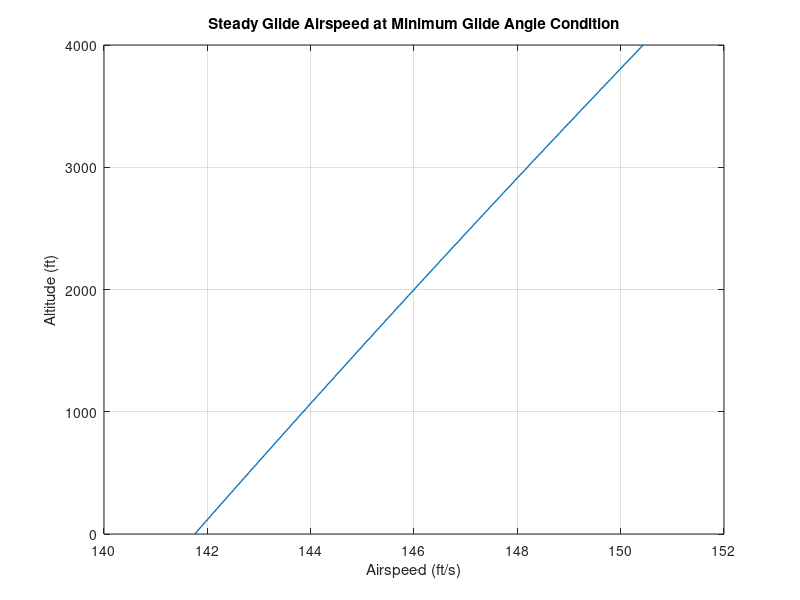

The MATLAB script that drew this image:
clear; clc; close all;

%The purpose of this function is to calculate the flight envelope for
%steady longitudinal glide at the minimum glide angle.

%Constant Values for Atmosphere and Gravity
stnd_density = 2.3769e-3;  %stnd refers to standard atmosphere at sea level
stnd_temp = 518.67;
lapse_rate = -3.567e-3;
g = 32.2;   %Gravity
R = 1716;

%Parameters for Aircraft
weight = 2900;
S = 175;
CD_0 = 0.026;
k = 0.054;

%Calculating airspeed at various altitudes, starting at input parameter
%down to sea level
alt_init = 4000;
h = linspace(alt_init,0,200);
%Anon. Function to calculate density at altitude based on stnd atmosphere
density = @() stnd_density * (1+(h.*lapse_rate)/stnd_temp).^(-(g/(lapse_rate*R) + 1));
%Calculating Airspeed at min glide angle condition
V = sqrt(((2*weight/S)*sqrt(k/CD_0))./density());

%Plotting and formatting
plt = plot(V,h);
set(plt,'MarkerSize',1);
set(plt,'LineWidth',1);
grid on
xlabel("Airspeed (ft/s)")
ylabel("Altitude (ft)")
title("Steady Glide Airspeed at Minimum Glide Angle Condition")
